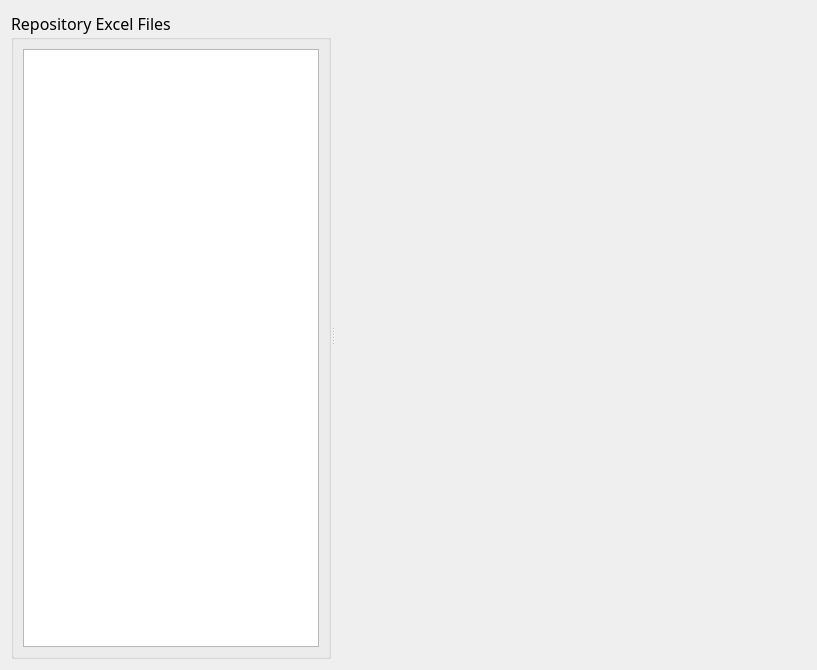
<?xml version="1.0" encoding="UTF-8"?>
<ui version="4.0">
 <class>ProcessExcel</class>
 <widget class="QWidget" name="ProcessExcel">
  <property name="geometry">
   <rect>
    <x>0</x>
    <y>0</y>
    <width>817</width>
    <height>670</height>
   </rect>
  </property>
  <property name="windowTitle">
   <string>Form</string>
  </property>
  <layout class="QHBoxLayout" name="horizontalLayout_2">
   <item>
    <widget class="QSplitter" name="splitter">
     <property name="orientation">
      <enum>Qt::Horizontal</enum>
     </property>
     <widget class="QGroupBox" name="groupBox">
      <property name="maximumSize">
       <size>
        <width>320</width>
        <height>16777215</height>
       </size>
      </property>
      <property name="font">
       <font>
        <family>Microsoft YaHei</family>
        <pointsize>12</pointsize>
       </font>
      </property>
      <property name="title">
       <string>Repository Excel Files</string>
      </property>
      <layout class="QVBoxLayout" name="verticalLayout">
       <item>
        <widget class="QTreeView" name="treeView">
         <property name="maximumSize">
          <size>
           <width>300</width>
           <height>16777215</height>
          </size>
         </property>
        </widget>
       </item>
      </layout>
     </widget>
     <widget class="ExcelProcessWidget" name="widget" native="true">
      <property name="font">
       <font>
        <family>Microsoft YaHei</family>
        <pointsize>12</pointsize>
       </font>
      </property>
     </widget>
    </widget>
   </item>
  </layout>
 </widget>
 <customwidgets>
  <customwidget>
   <class>ExcelProcessWidget</class>
   <extends>QWidget</extends>
   <header>ExcelProcessWidget.h</header>
   <container>1</container>
  </customwidget>
 </customwidgets>
 <resources/>
 <connections/>
</ui>
